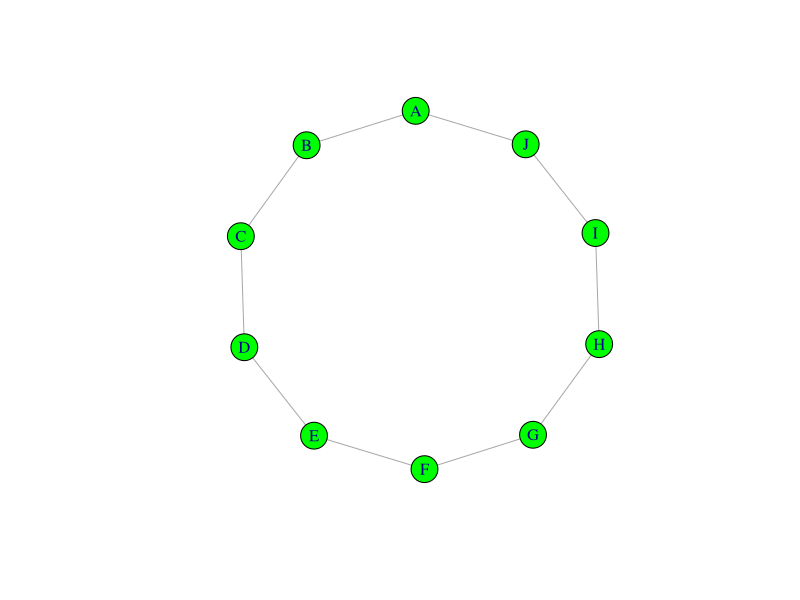

Write R code to recreate this figure.
library(igraph)


### Name: vertex_attr_names
### Title: List names of vertex attributes
### Aliases: vertex_attr_names list.vertex.attributes

### ** Examples

g <- make_ring(10) %>%
  set_vertex_attr("name", value = LETTERS[1:10]) %>%
  set_vertex_attr("color", value = rep("green", 10))
vertex_attr_names(g)
plot(g)
